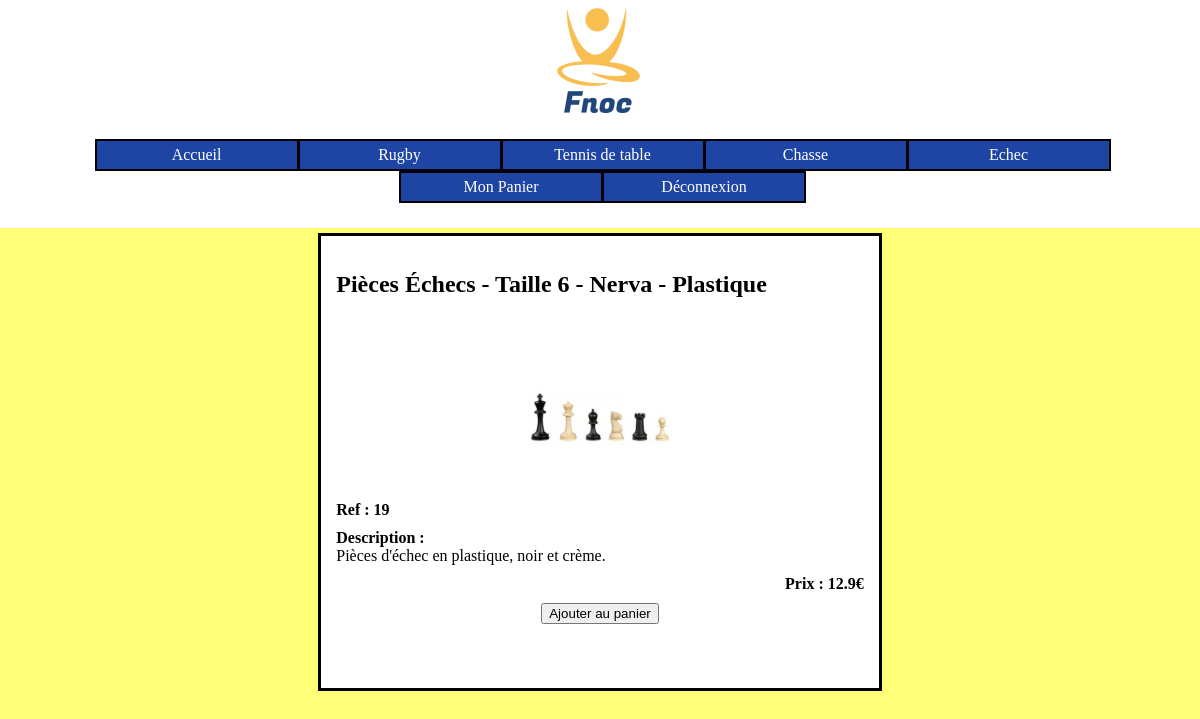
/controler/afficherArticle.ctrl.php?ref=19, run on the app's committed database.
### tables this page shows
CREATE TABLE article (
	ref INTEGER PRIMARY KEY,
	libelle TEXT,
	categorie INTEGER,
	prix REAL,
	image TEXT,
	description TEXT,
	FOREIGN KEY(categorie) REFERENCES categorie(id)
);

### framework/view.class.php (called while the page is built, shortened)
<?php
class View {
  function display(string $filename) {
      $p = "../view/".$filename;
    include($p);
  }
}
?>

### model/DAO.class.php (called while the page is built, shortened)
<?php
  require_once("../model/Article.class.php");
  class DAO {
    private $db;
    private $database = 'sqlite:../data/fnoc.db';
    function __construct() {
        try {
          $this->db = new PDO($this->database);
        }
        catch (PDOException $e){
          die("erreur de connexion:".$e->getMessage());
        }
    }
    function getArticle(int $ref) : Article {
      $req = "SELECT * FROM article WHERE ref = $ref";
      $statement = $this->db->query($req);
      $liste = $statement->fetchAll(PDO::FETCH_CLASS, "article");
      return $liste[0];
    }
  }

### model/Article.class.php (called while the page is built, shortened)
<?php
    class Article {
        private $ref;
        private $libelle;
        private $prix;
        private $image;
        private $description;
        function getRef() : int {
          return $this->ref;
        }
        function getLibelCours() : string {
          return $this->libelle;
        }
        function getPrix() : float {
          return $this->prix;
        }
        function getImage() : string {
          return $this->image;
        }
        function getDescription() : string {
          return $this->description;
        }
    }
?>

### view/article.view.php (the view, shortened to what this page needs)
<?php require_once("ComposantsVue.class.php"); ?>
<html>
  <head>
    <link rel="stylesheet" type="text/css" href="../view/design/style.css" />
    </head>
    <body>
      <article class="articleSeul">
        <h2><?=$article->getLibelCours()?></h2>
        <img src="<?=$chemin?><?=$article->getImage()?>" alt="">
        <p><strong>Ref : <?=$article->getRef()?></strong></p>
        <p><strong>Description :</strong> <br> <?=$article->getDescription()?></p>
        <p><strong>Prix : <?=$article->getPrix()?>€</strong> </p>
        <form class="" action="../controler/modifPanier.ctrl.php?" method="get">
          <button type="submit" value="Ajouter au panier" class="btn btn-primary">Ajouter au panier</button>
        </form>
      </article>
    </body>
</html>

### view/design/style.css (style rules this page uses)
:root { --taille_article: 211px; --taille_rubrique : 200px; }
body { margin:auto; width: 100%; background-color: rgba(255, 255, 120); }
article { background-color: white; width: var(--taille_article); height: var(--taille_article); display: inline-block; border: 3px solid black; padding: 15px; margin: 5px 0; vertical-align: top; }
article h2:first-child { text-align: left; font-size:small; height: calc(var(--taille_article)/4); vertical-align: top; }
article p { text-align: center; margin: 0; }
article img { width: calc(var(--taille_article)/2); vertical-align: middle; }
body { text-align: center; }
.articleSeul { width: calc(var(--taille_article)*2.5); height: calc(var(--taille_article)*2); display: inline-block; text-align: center; }
.articleSeul img { width: calc(var(--taille_article)*0.70); }
.articleSeul p { margin: 10px 0; }
.articleSeul > p { text-align: left; }
.articleSeul p + p + p { text-align: right; }
.articleSeul h2:first-child { font-size: 1.5em; }

### data on the page
article: libelle "Pièces Échecs - Taille 6 - Nerva - Plastique", image (picture), ref "19", description "Pièces d'échec en plastique, noir et crème.", prix "12.9"
